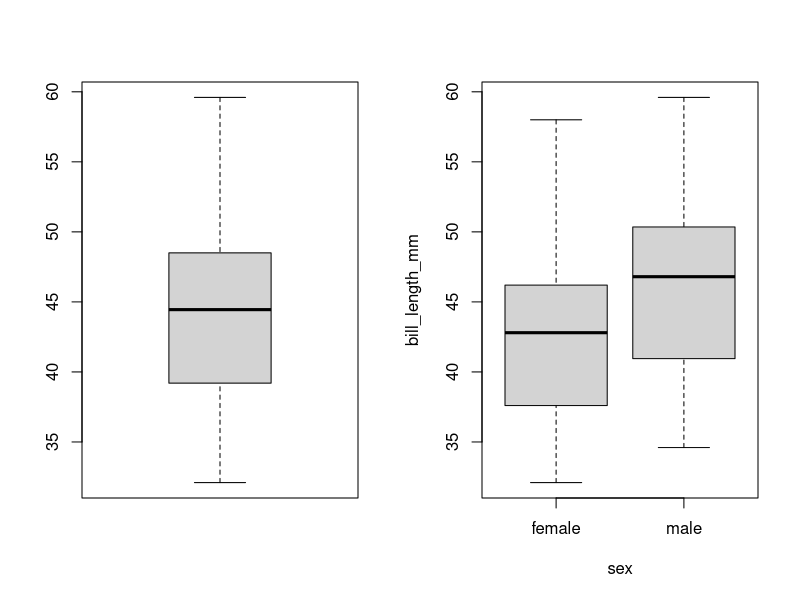
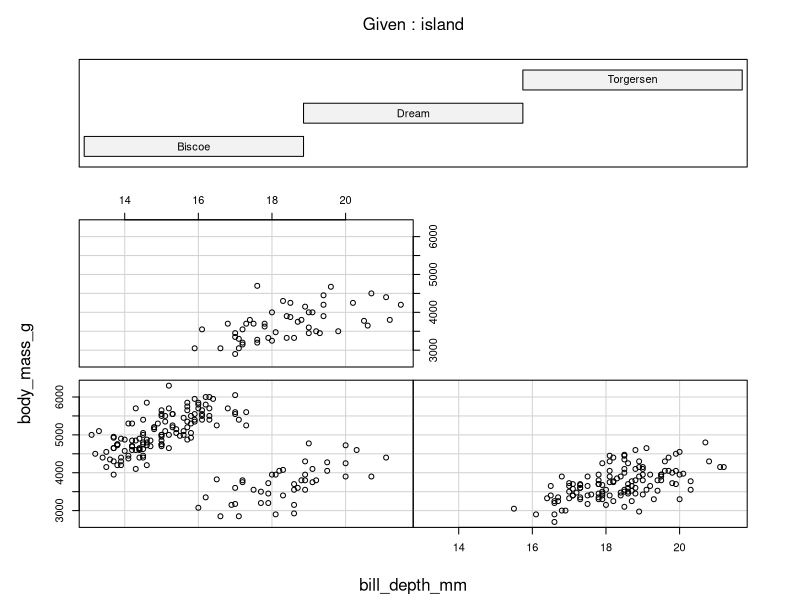

Recreate these plots in R, in order.
install.packages("palmerpenguins")
install.packages("here")
require(palmerpenguins)
require(here)
library("palmerpenguins")

par(mfrow = c(1, 2))
boxplot(penguins$bill_length_mm)
boxplot(bill_length_mm ~ sex, data = penguins)

require(here)
png(filename = here("coplot.png"), width = 800, height = 600)
coplot(body_mass_g ~ bill_depth_mm | island, data = penguins)
dev.off()

